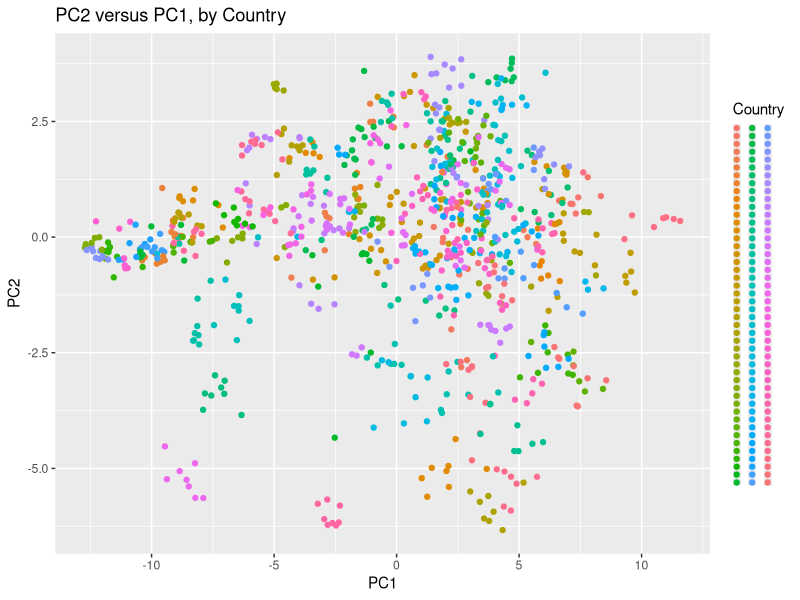
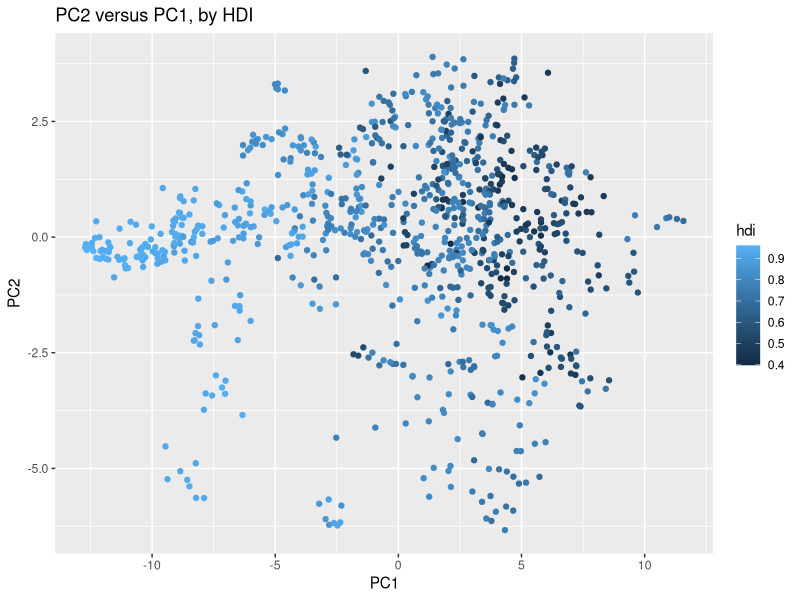
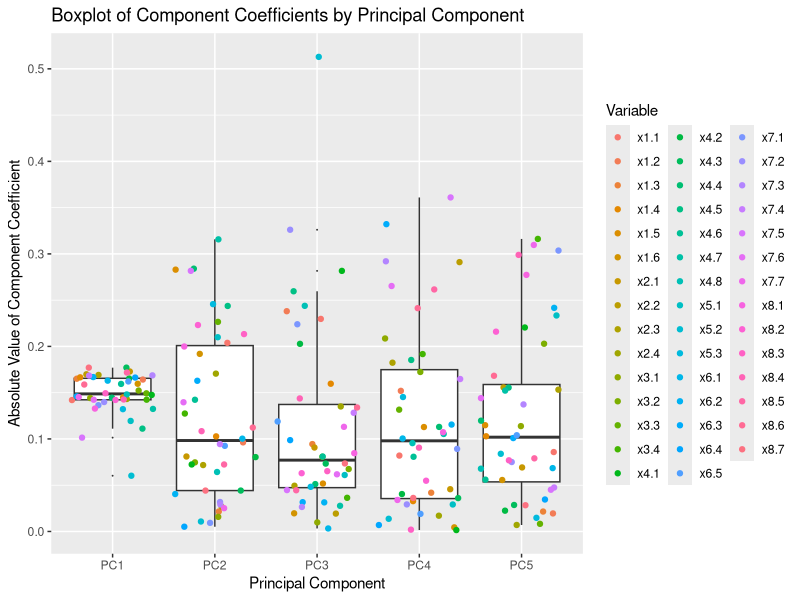
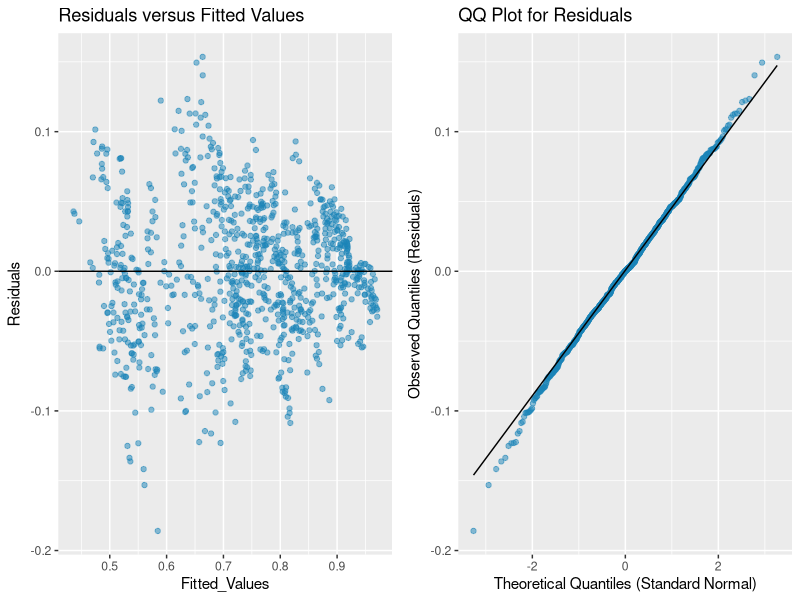

R code for these plots, in order:
## ---- chunk 1
knitr::opts_chunk$set(echo = TRUE)
## ---- chunk 2
# Load Libraries
library(dplyr)
library(ggplot2)
library(lme4)
library(broom.mixed)
library(lmerTest)
library(tibble)
library(ggpubr)
library(knitr)

data = read.csv("./data/data_clean.csv")
## ---- chunk 3
# Impute missing values with of values in the same region
selected_columns_pca = select(data, c(starts_with("x"), "region"))
selected_columns_pca = selected_columns_pca %>%
  rename(x8.7=x8.7..due.process.of.the.law.and.rights.of.the.accused)
selected_columns_pca_imputed = selected_columns_pca %>%
  group_by(region) %>%
  mutate_all(~ ifelse(is.na(.), mean(., na.rm = TRUE), .))
selected_columns_pca_imputed = selected_columns_pca_imputed[, -c(1,ncol(selected_columns_pca_imputed))]

# Extract Principle Components of Rule of Law Variables
pca = prcomp(selected_columns_pca_imputed, scale. = TRUE)
variance_explained = (pca$sdev^2) / sum(pca$sdev^2)
## ---- chunk 4
# Visualize Principle Components
PC1and2 = as.data.frame(cbind(pca$x[,c(1,2)], data[, c("country", "year", "hdi")]))
PC1and2$PC1 = as.numeric(PC1and2$PC1)
PC1and2$PC2 = as.numeric(PC1and2$PC2)
PC1and2$Country = PC1and2$country
p1 = ggplot(data = PC1and2,aes(x=PC1, y=PC2)) + geom_point(aes(color = Country)) + theme(legend.text = element_blank(), legend.key.size = unit(2, 'mm')) + guides(color = guide_legend(ncol = 3)) + labs(title="PC2 versus PC1, by Country")
p2 = ggplot(data = PC1and2,aes(x=PC1, y=PC2)) + geom_point(aes(color = hdi)) + labs(title="PC2 versus PC1, by HDI")

p1
p2
## ---- chunk 5
# Fit mixed linear model with top 5 principal components
selected_columns_data = data[, c("country","year", "region", "hdi")]
selected_columns_data[selected_columns_data$year == "2012-2013", "year"] = "2012.5"
selected_columns_data[selected_columns_data$year == "2017-2018", "year"] = "2017.5"
selected_columns_data$year = as.numeric(selected_columns_data$year)
selected_columns_data$years_from_2000 = selected_columns_data$year - 2000
TopPCs = as.data.frame(cbind(pca$x[,seq(1,5)], selected_columns_data))
                  
lm = lm(hdi~years_from_2000+PC1+PC2+PC3+PC4+PC5+region,data=TopPCs)

kable(summary(lm)$coefficients)
## ---- chunk 6
# Find significance of including region variable
lm_noRegion = lm(hdi~years_from_2000+PC1+PC2+PC3+PC4+PC5,data=TopPCs)

anova(lm, lm_noRegion)

## ---- chunk 7
# Determine importance of each variable
TopPCs_loadings_abs <- abs(pca$rotation[,seq(1,5)])
TopPCs_loadings_abs_long <- as.data.frame(as.table(TopPCs_loadings_abs))
colnames(TopPCs_loadings_abs_long) <- c("Variable", "Principal_Component", "Loading")
ggplot(TopPCs_loadings_abs_long, aes(x = Principal_Component, y = Loading)) +
  geom_boxplot(outlier.size = 0) +
  geom_jitter(aes(color = Variable)) +
  labs(title = "Boxplot of Component Coefficients by Principal Component",
       x = "Principal Component",
       y = "Absolute Value of Component Coefficient")

rowSums(TopPCs_loadings_abs)[order(-rowSums(TopPCs_loadings_abs))]

TopPCs_loadings_abs_grouped = as.data.frame(TopPCs_loadings_abs) 
TopPCs_loadings_abs_grouped$Row_Labels = row.names(TopPCs_loadings_abs)
TopPCs_loadings_abs_grouped = TopPCs_loadings_abs_grouped %>%
  mutate(First_Digit = as.numeric(gsub("\\D*(\\d).*", "\\1", TopPCs_loadings_abs_grouped$Row_Labels))) %>%
  select(-Row_Labels)
TopPCs_loadings_abs_grouped = TopPCs_loadings_abs_grouped %>%
  group_by(First_Digit) %>%
  summarise(across(everything(), sum, na.rm = TRUE)) %>%
  column_to_rownames(var = "First_Digit")

TopPCs_loadings_abs_grouped = as.data.frame(t(TopPCs_loadings_abs_grouped)) %>% rename("1 (Constraints on Government Powers)" = "1", "2 (Absence of Corruption)" = "2", "3 (Open Government )" = "3", "4 (Fundamental Rights)" = "4", "5 (Order and Security)" = "5", "6(Regulatory Enforcement)" = "6", "7 (Civil Justice)" = "7", "8 (Criminal Justice)" = "8")

df = as.data.frame(colSums(TopPCs_loadings_abs_grouped)[order(-colSums(TopPCs_loadings_abs_grouped))])

names(df) = "Sum of Absolute Values of Component Coefficients"

kable(df)
## ---- chunk 8
 lm_residuals = data.frame( "Residuals" = residuals(lm), "Fitted_Values" = fitted(lm))

fitted_resid = ggplot(data = lm_residuals, aes(x=Fitted_Values,y = Residuals)) + geom_point(color = "#1a84b8", alpha = 0.5) + geom_hline(yintercept=0)+ labs(title= "Residuals versus Fitted Values")

qq_resid = ggplot(lm_residuals, aes(sample = Residuals)) +
  geom_qq(color = "#1a84b8", alpha = 0.5) +
  geom_qq_line() +
  labs(title = "QQ Plot for Residuals",x = "Theoretical Quantiles (Standard Normal)", y = "Observed Quantiles (Residuals)")

ggarrange(fitted_resid,qq_resid, ncol = 2)
